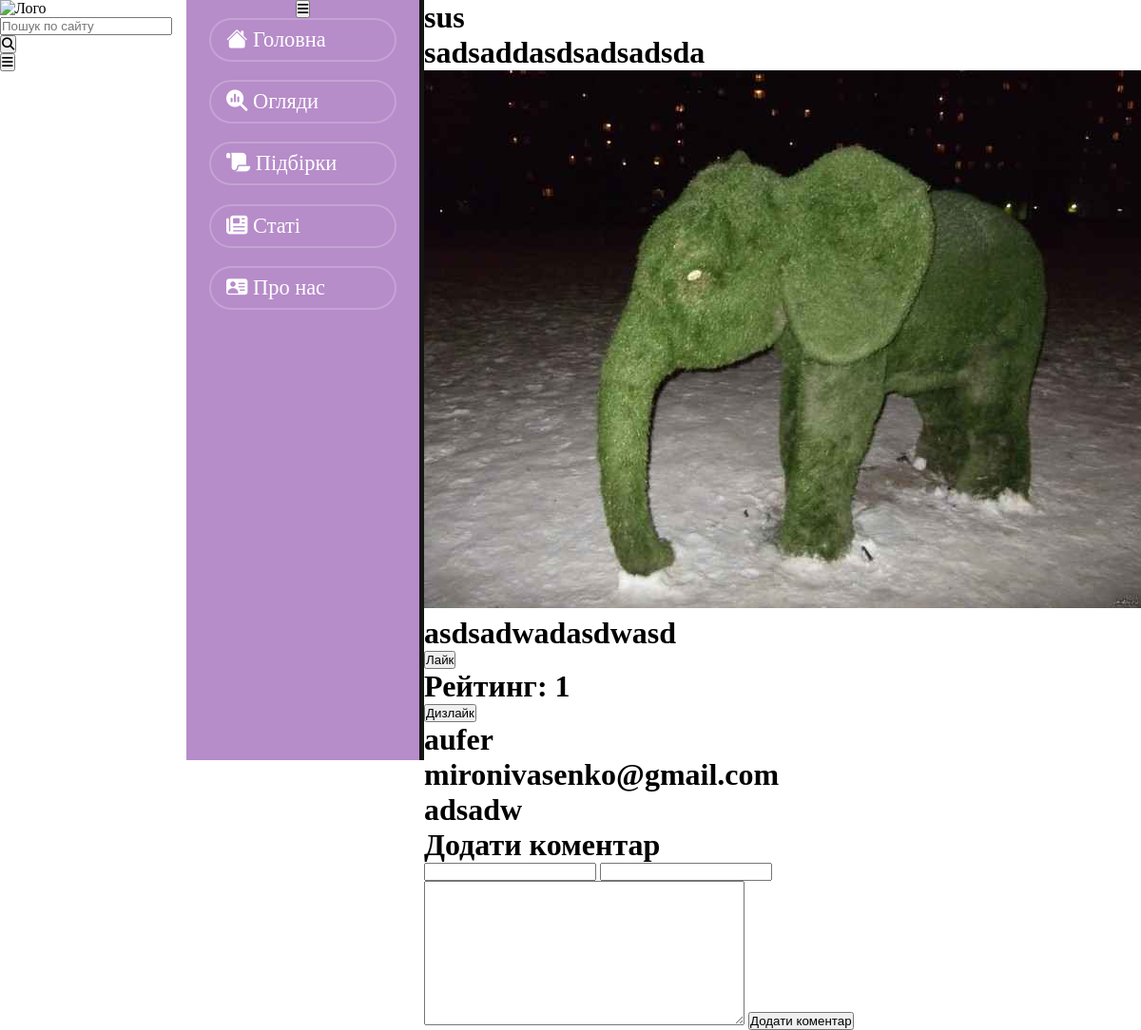
/2, run on the app's committed database.
### news/models.py (models this page shows, shortened)
class Articles(models.Model):
    title = models.CharField("Назва", max_length= 50)
    previewimage = models.ImageField("Превью", upload_to="uploads/",height_field=None, width_field=None, max_length=50,default= "news/static/img/placeholder.png")
    articletext = CKEditor5Field('Текст Статті')
    date = models.DateField('Дата публікації', auto_now_add = True)
    class ChooseType(models.TextChoices): # вибір типу новини
        NEWS = 'огляд', 'огляд' # я хз нафіга два рази якщо чесно але так треба
        SELECTIONS = 'підбірка', 'підбірка'
        ARTICLE = 'стаття', 'стаття'
    articletype = models.CharField('Тип новини',choices = ChooseType.choices,default = ChooseType.ARTICLE, max_length= 20)
    class Meta:
        verbose_name = 'Новина'
        verbose_name_plural = 'Новини'
    def getlikes(self):
        return self.interactions.filter(is_like=True).count()
    def getdislikes(self):
        return self.interactions.filter(is_like=False).count()
    def getrating(self):
        return self.getlikes() - self.getdislikes()
    def getcommentsamount(self):
        return self.comments.count()

class Comments(models.Model):
    name = models.CharField('Ім`я', max_length= 20)
    email = models.EmailField('example@gmail.com')
    commenttext = models.TextField('Текст коментаря', max_length= 200)
    articlekey = models.ForeignKey(Articles,related_name="comments",on_delete= models.CASCADE)
    date = models.DateField('Дата публікації', auto_now_add= True)
    class Meta:
        verbose_name = 'Коментар'
        verbose_name_plural = 'Коментарі'

### main/views.py (the view)
# urls.py: path('<int:article_id>', views.articlewindow, name='articlewindow'),
def articlewindow(request, article_id):
    newcomm = commentform
    newcomm.articlekey = article_id
    if request == 'POST':
        newcomm = commentform(request.POST)
        newcomm.id_articlekey = article_id
    news = Articles.objects.order_by('date')
    new = Articles.objects.get(pk = article_id)
    comments = new.comments.all()
    return render(request,'main/articlewindow.html', {'id':article_id,'news':news,'new': new,'commentform':newcomm,'comments':comments })

### main/templates/main/articlewindow.html (shortened to what this page needs)
{% extends 'main/shablon.html' %}
{% load static %}
{% block content %}
    <div class="allarticles">
    {% if news and id and new %}
        <h1 class="title"> {{ new.title }}</h1>
        <h1>{{ new.articletext | safe }}</h1>
        <form method="post" action="{% url 'like_article' new.id %}">
            <button type="submit">Лайк</button>
        </form>
        <h1>Рейтинг: {{ new.getrating }}</h1>
        <form method="post" action="{% url 'dislike_article' new.id %}">
            <button type="submit">Дизлайк</button>
        </form>
        {% if new.getcommentsamount == 0 %}
            <h1>Поки що коментарів немає...</h1>
        {% else %}
            {% for com in comments %}
                <h1>{{ com.name }}</h1>
                <h1>{{ com.email }}</h1>
                <h1>{{ com.commenttext }}</h1>
            {% endfor %}
        {% endif %}
        <h1>Додати коментар</h1>
        <form method="post" action="{% url 'comment' new.id %}">
            {{ commentform.name }} {{ commentform.email }} </br>
            {{ commentform.commenttext }}
            <button class="btn btn-success" type="submit">Додати коментар</button>
        </form>
    {% else %}
        <h1>А де?!</h1>
    {% endif %}
    </div>
{% endblock %}

### main/static/main/css/main.css (style rules this page uses)
* { margin: 0; padding: 0; box-sizing: border-box; }
body { background: url(../img/фон.png) no-repeat center; background-size: cover; height: 100vh; display: flex; }

### data on the page
Articles: title "sus", articletext "sadsaddasdsadsadsda asdsadwadasdwasd", articletext (picture), getrating "1"
Comments: name "aufer", email "mironivasenko@gmail.com", commenttext "adsadw"
